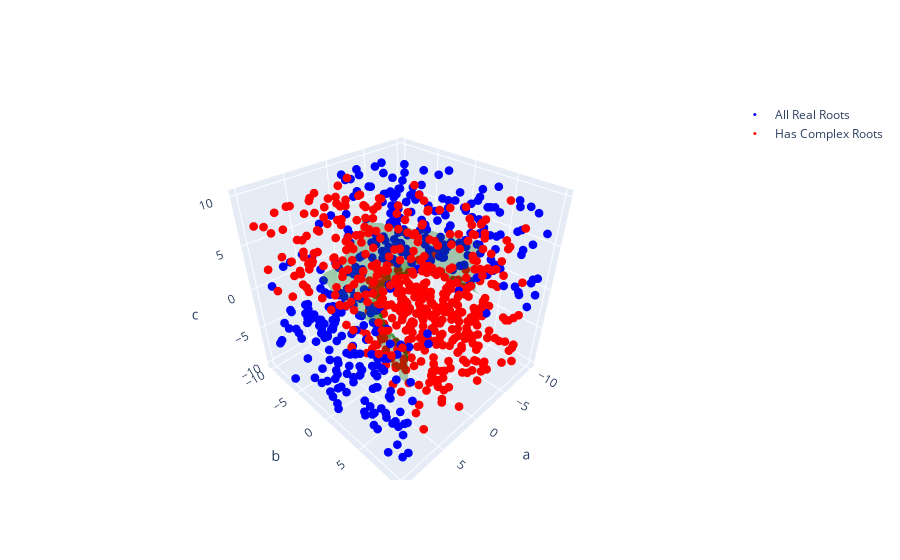

The cell this chart's notebook holds for it:
### Code cell
# Sample points for the 3D plot
sample_idx = np.random.choice(range(len(X)), 1000)
X_sample = X.iloc[sample_idx].values
y_sample = y.iloc[sample_idx].values

# Generate predictions on a 3D grid
xx, yy, zz = np.mgrid[-lim:lim:20j, -lim:lim:20j, -lim:lim:20j]
grid_points = np.vstack([xx.ravel(), yy.ravel(), zz.ravel()]).T
predictions = svm.predict(grid_points).reshape(xx.shape)

# Use marching cubes to get a mesh of the decision boundary
verts, faces, _, _ = measure.marching_cubes(predictions, level=0.5)
verts = verts / 20 * (2*lim) - lim  # Scale to original dimensions

# Create mesh for the decision boundary
x, y, z = verts.T
i, j, k = faces.T
fig = go.Figure(data=[
    go.Mesh3d(x=x, y=y, z=z, i=i, j=j, k=k, opacity=0.3, color='green'),
    # Add scatter points for your data
    go.Scatter3d(x=X_sample[y_sample==0, 0], y=X_sample[y_sample==0, 1], z=X_sample[y_sample==0, 2],
                 mode='markers', marker=dict(size=3, color='blue'), name='All Real Roots'),
    go.Scatter3d(x=X_sample[y_sample==1, 0], y=X_sample[y_sample==1, 1], z=X_sample[y_sample==1, 2],
                 mode='markers', marker=dict(size=3, color='red'), name='Has Complex Roots')
])
fig.update_layout(scene=dict(xaxis_title='a', yaxis_title='b', zaxis_title='c'))
fig.show()

### Figure 1 — Plotly figure (JSON) as saved in the notebook; plotly's stock layout.template omitted (floating-point values rounded to 4 significant figures; data arrays with more than 128 entries replaced by an {"elided": "..."} marker saying what was removed)
{"data": [{"color": "green", "i": {"elided": "1710 int values"}, "j": {"elided": "1710 int values"}, "k": {"elided": "1710 int values"}, "opacity": 0.3, "type": "mesh3d", "x": {"elided": "934 float values"}, "y": {"elided": "934 float values"}, "z": {"elided": "934 float values"}}, {"marker": {"color": "blue", "size": 3}, "mode": "markers", "name": "All Real Roots", "type": "scatter3d", "x": {"elided": "411 float values"}, "y": {"elided": "411 float values"}, "z": {"elided": "411 float values"}}, {"marker": {"color": "red", "size": 3}, "mode": "markers", "name": "Has Complex Roots", "type": "scatter3d", "x": {"elided": "589 float values"}, "y": {"elided": "589 float values"}, "z": {"elided": "589 float values"}}], "layout": {"scene": {"xaxis": {"title": {"text": "a"}}, "yaxis": {"title": {"text": "b"}}, "zaxis": {"title": {"text": "c"}}}}}
